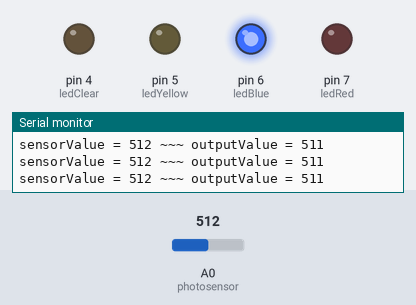
Simulated run of this sketch. Board: Arduino Uno, built with avr-gcc and run on an emulated ATmega328P. Parts: output pins drawn as LEDs (lit = HIGH), the last lines printed to the serial monitor. The test bench sets the inputs (shaded band); at power-on: A0 (photosensor) = 512. Pins used as bus, display or sensor lines are not drawn.

Above: at 1.2 s.
1.3 s: A0 (photosensor) set to 531
At 2.4 s:
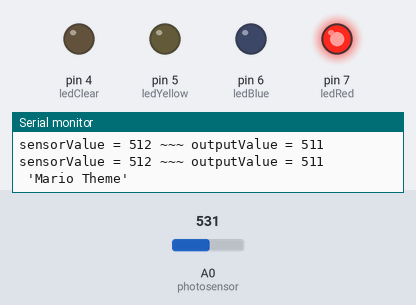
Timing chart, 0 to 4.3 s (numbered marks = the images above; inputs shaded):
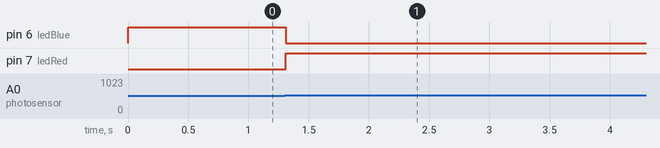

Measured:
- the behaviour switches between 523 and 524 on A0 (photosensor) (found by bisection; images 0 and 1)
- after the input at 1.3 s, pin 6 (ledBlue): HIGH → LOW at once; pin 7 (ledRed): LOW → HIGH at once

The sketch:

led-photosensor-5-led-mario.ino
```cpp
/*************************************************
 * Public Constants
 *************************************************/

#define NOTE_B0  31
#define NOTE_C1  33
#define NOTE_CS1 35
#define NOTE_D1  37
#define NOTE_DS1 39
#define NOTE_E1  41
#define NOTE_F1  44
#define NOTE_FS1 46
#define NOTE_G1  49
#define NOTE_GS1 52
#define NOTE_A1  55
#define NOTE_AS1 58
#define NOTE_B1  62
#define NOTE_C2  65
#define NOTE_CS2 69
#define NOTE_D2  73
#define NOTE_DS2 78
#define NOTE_E2  82
#define NOTE_F2  87
#define NOTE_FS2 93
#define NOTE_G2  98
#define NOTE_GS2 104
#define NOTE_A2  110
#define NOTE_AS2 117
#define NOTE_B2  123
#define NOTE_C3  131
#define NOTE_CS3 139
#define NOTE_D3  147
#define NOTE_DS3 156
#define NOTE_E3  165
#define NOTE_F3  175
#define NOTE_FS3 185
#define NOTE_G3  196
#define NOTE_GS3 208
#define NOTE_A3  220
#define NOTE_AS3 233
#define NOTE_B3  247
#define NOTE_C4  262
#define NOTE_CS4 277
#define NOTE_D4  294
#define NOTE_DS4 311
#define NOTE_E4  330
#define NOTE_F4  349
#define NOTE_FS4 370
#define NOTE_G4  392
#define NOTE_GS4 415
#define NOTE_A4  440
#define NOTE_AS4 466
#define NOTE_B4  494
#define NOTE_C5  523
#define NOTE_CS5 554
#define NOTE_D5  587
#define NOTE_DS5 622
#define NOTE_E5  659
#define NOTE_F5  698
#define NOTE_FS5 740
#define NOTE_G5  784
#define NOTE_GS5 831
#define NOTE_A5  880
#define NOTE_AS5 932
#define NOTE_B5  988
#define NOTE_C6  1047
#define NOTE_CS6 1109
#define NOTE_D6  1175
#define NOTE_DS6 1245
#define NOTE_E6  1319
#define NOTE_F6  1397
#define NOTE_FS6 1480
#define NOTE_G6  1568
#define NOTE_GS6 1661
#define NOTE_A6  1760
#define NOTE_AS6 1865
#define NOTE_B6  1976
#define NOTE_C7  2093
#define NOTE_CS7 2217
#define NOTE_D7  2349
#define NOTE_DS7 2489
#define NOTE_E7  2637
#define NOTE_F7  2794
#define NOTE_FS7 2960
#define NOTE_G7  3136
#define NOTE_GS7 3322
#define NOTE_A7  3520
#define NOTE_AS7 3729
#define NOTE_B7  3951
#define NOTE_C8  4186
#define NOTE_CS8 4435
#define NOTE_D8  4699
#define NOTE_DS8 4978

//Mario main theme melody
int melody[] = {
  NOTE_E7, NOTE_E7, 0, NOTE_E7,
  0, NOTE_C7, NOTE_E7, 0,
  NOTE_G7, 0, 0,  0,
  NOTE_G6, 0, 0, 0,

  NOTE_C7, 0, 0, NOTE_G6,
  0, 0, NOTE_E6, 0,
  0, NOTE_A6, 0, NOTE_B6,
  0, NOTE_AS6, NOTE_A6, 0,

  NOTE_G6, NOTE_E7, NOTE_G7,
  NOTE_A7, 0, NOTE_F7, NOTE_G7,
  0, NOTE_E7, 0, NOTE_C7,
  NOTE_D7, NOTE_B6, 0, 0,

  NOTE_C7, 0, 0, NOTE_G6,
  0, 0, NOTE_E6, 0,
  0, NOTE_A6, 0, NOTE_B6,
  0, NOTE_AS6, NOTE_A6, 0,

  NOTE_G6, NOTE_E7, NOTE_G7,
  NOTE_A7, 0, NOTE_F7, NOTE_G7,
  0, NOTE_E7, 0, NOTE_C7,
  NOTE_D7, NOTE_B6, 0, 0
};
//Mario main them tempo
int tempo[] = {
  12, 12, 12, 12,
  12, 12, 12, 12,
  12, 12, 12, 12,
  12, 12, 12, 12,

  12, 12, 12, 12,
  12, 12, 12, 12,
  12, 12, 12, 12,
  12, 12, 12, 12,

  9, 9, 9,
  12, 12, 12, 12,
  12, 12, 12, 12,
  12, 12, 12, 12,

  12, 12, 12, 12,
  12, 12, 12, 12,
  12, 12, 12, 12,
  12, 12, 12, 12,

  9, 9, 9,
  12, 12, 12, 12,
  12, 12, 12, 12,
  12, 12, 12, 12,
};

// asign inputs-outputs to pins - stay constant
const int ledRed = 7;
const int ledBlue = 6;
const int ledYellow = 5;
const int ledClear = 4;
const int piezo = 13;
const int photosensor = A0;

// variables that will change throughout the loop
int sensorValue = 0;
int outputValue = 0;

// initial setup
void setup() {
  pinMode(piezo, OUTPUT);
  pinMode(ledRed, OUTPUT);
  pinMode(ledBlue, OUTPUT);
  pinMode(ledYellow, OUTPUT);
  pinMode(ledClear, OUTPUT);
  pinMode(photosensor, INPUT);
  Serial.begin(9600);
}

void loop() {

  // read the potenciometer value
  sensorValue = analogRead(photosensor);

  // get photosensor range and remap it to LED range
  outputValue = map(sensorValue, 0, 1023, 1023, 0);


  //  turn on LEDs based on the light coming to the photosesor
  if (outputValue > 300 && outputValue < 500) {
    redOn();
    sing();
  } else if (outputValue > 500 && outputValue < 600) {
    blueOn();
    noTone(piezo);
  } else if (outputValue > 600 && outputValue < 700) {
    yellowOn();
    noTone(piezo);
  } else if (outputValue > 600) {
    clearOn();
    noTone(piezo);
  }


  // print the values to Serial for debugging
  Serial.print("sensorValue = ");
  Serial.print(sensorValue);
  Serial.print(" ~~~ ");
  Serial.print("outputValue = ");
  Serial.println(outputValue);

  delay(10);

}


// functions for turning individuals leds on (and the rest off)

void redOn() {
  analogWrite(ledRed, 255);
  analogWrite(ledBlue, 0);
  analogWrite(ledYellow, 0);
  analogWrite(ledClear, 0);
}

void blueOn() {
  analogWrite(ledRed, 0);
  analogWrite(ledBlue, 255);
  analogWrite(ledYellow, 0);
  analogWrite(ledClear, 0);
}

void yellowOn() {
  analogWrite(ledRed, 0);
  analogWrite(ledBlue, 0);
  analogWrite(ledYellow, 255);
  analogWrite(ledClear, 0);
}

void clearOn() {
  analogWrite(ledRed, 0);
  analogWrite(ledBlue, 0);
  analogWrite(ledYellow, 0);
  analogWrite(ledClear, 255);
}

void sing() {

  Serial.println(" 'Mario Theme'");
  int size = sizeof(melody) / sizeof(int);
  for (int thisNote = 0; thisNote < size; thisNote++) {

    // to calculate the note duration, take one second
    // divided by the note type.
    //e.g. quarter note = 1000 / 4, eighth note = 1000/8, etc.
    int noteDuration = 1000 / tempo[thisNote];

    buzz(melody[thisNote], noteDuration);

    // to distinguish the notes, set a minimum time between them.
    // the note's duration + 30% seems to work well:
    int pauseBetweenNotes = noteDuration * 1.30;
    delay(pauseBetweenNotes);

    // stop the tone playing:
    buzz(0, noteDuration);
  }
}

void buzz(long frequency, long length) {
  digitalWrite(13, HIGH);
  long delayValue = 1000000 / frequency / 2; // calculate the delay value between transitions
  //// 1 second's worth of microseconds, divided by the frequency, then split in half since
  //// there are two phases to each cycle
  long numCycles = frequency * length / 1000; // calculate the number of cycles for proper timing
  //// multiply frequency, which is really cycles per second, by the number of seconds to
  //// get the total number of cycles to produce
  for (long i = 0; i < numCycles; i++) { // for the calculated length of time...
    digitalWrite(piezo, HIGH); // write the buzzer pin high to push out the diaphram
    delayMicroseconds(delayValue); // wait for the calculated delay value
    digitalWrite(piezo, LOW); // write the buzzer pin low to pull back the diaphram
    delayMicroseconds(delayValue); // wait again or the calculated delay value
  }
  digitalWrite(13, LOW);

}
```
